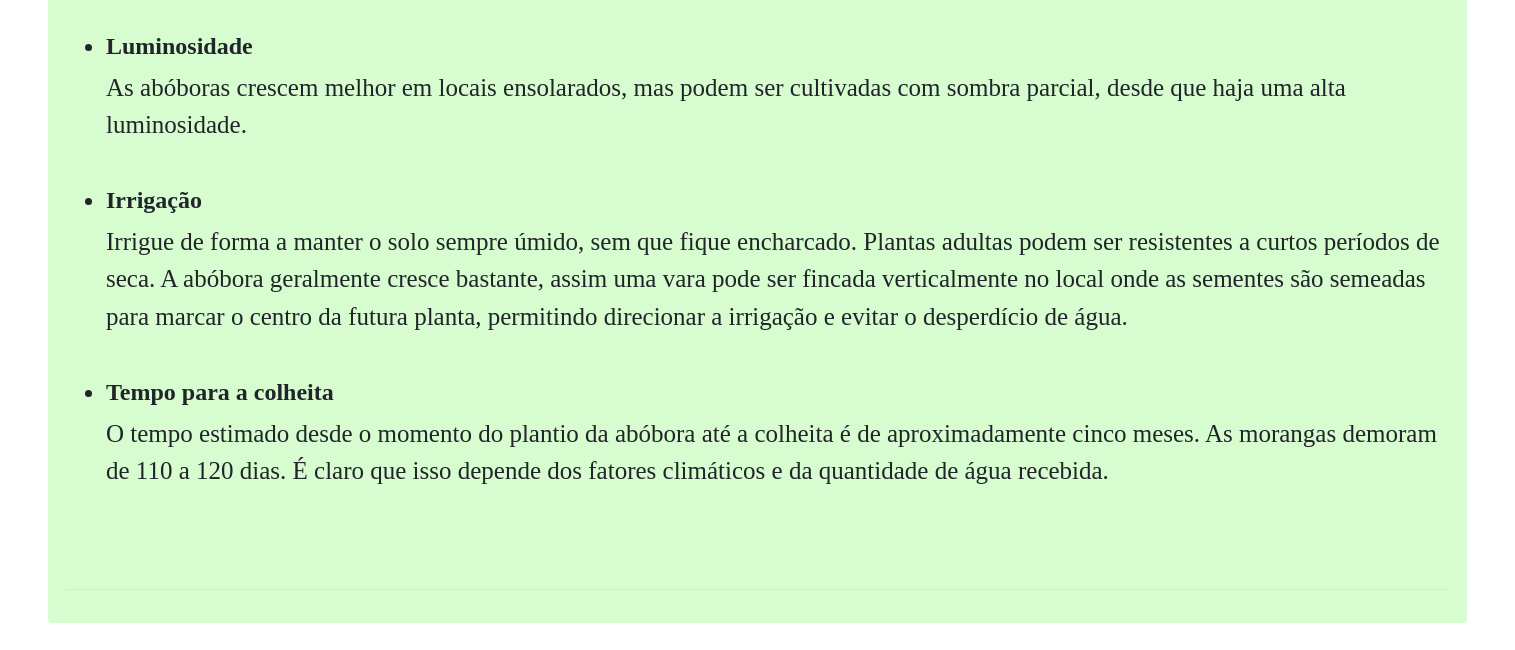
/php/cultivo.php (lower part), run on an earlier commit of the app's database.
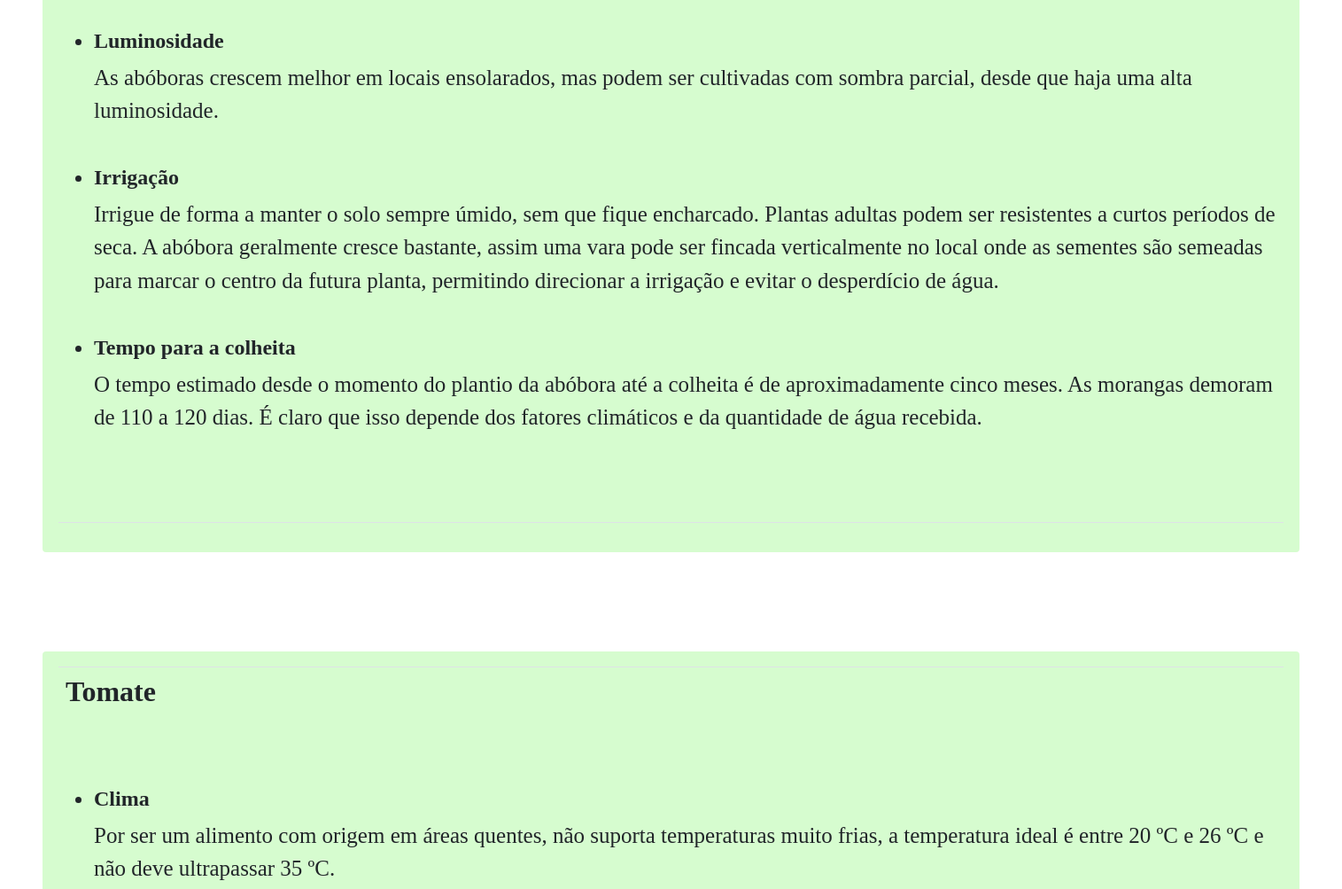
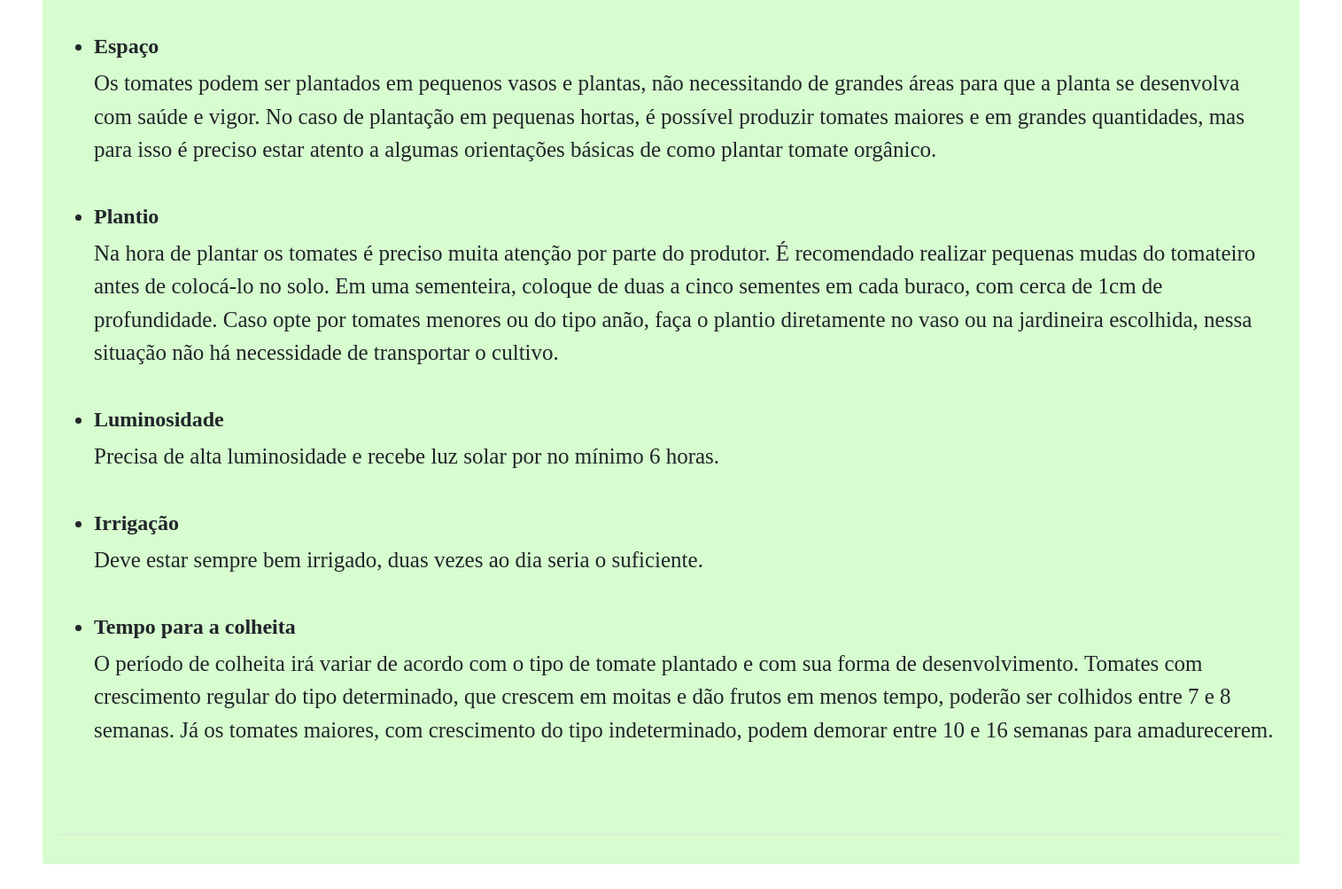
And on a later commit of the database (2 pictures, top to bottom).
### tables this page shows
CREATE TABLE IF NOT EXISTS `cultivo` (
  `cod_cultivo` int(11) NOT NULL AUTO_INCREMENT,
  `nome` varchar(100) NOT NULL,
  `clima` varchar(4000) DEFAULT NULL,
  `espaco` varchar(4000) DEFAULT NULL,
  `plantio` varchar(4000) DEFAULT NULL,
  `luminosidade` varchar(4000) DEFAULT NULL,
  `irrigacao` varchar(4000) DEFAULT NULL,
  `temp_colheita` varchar(4000) DEFAULT NULL,
  PRIMARY KEY (`cod_cultivo`)
);

### php/cultivo.php (the view, shortened to what this page needs)
<!DOCTYPE html>
<html lang="pt-br">
<head>
    <link rel="stylesheet" type="text/css" media="screen" href="../css/bootstrap.min.css" />
    <link rel="stylesheet" href="../css/estilo.css">
</head>
<body>
    <?php
        include("../inc/conexao.php");
        $sql="SELECT * FROM cultivo";
        $query=mysqli_query($con, $sql);
        if(mysqli_num_rows($query)>0){
            while(($resultado=mysqli_fetch_assoc($query))!=NULL){
                echo
                '
                <div class="p-5 text-center">
                    <div class="alert font">
                        <table class="table table-bordered">
                            <tr>
                                <td class="plantas_desc text-black"><h2>
                                    <b>'.$resultado["nome"].'</h2><br><br></b>
                                    <ul>
                                        <li><h4><b>Clima</b></h4>'.$resultado["clima"].'</li><br>
                                        <li><h4><b>Espaço</b></h4>'.$resultado["espaco"].'</li><br>
                                        <li><h4><b>Plantio</b></h4>'.$resultado["plantio"].'</li><br>
                                        <li><h4><b>Luminosidade</b></h4>'.$resultado["luminosidade"].'</li><br>
                                        <li><h4><b>Irrigação</b></h4>'.$resultado["irrigacao"].'</li><br>
                                        <li><h4><b>Tempo para a colheita</b></h4>'.$resultado["temp_colheita"].'</li><br>
                                    </ul>
                                    <br>
                                </td>
                            </tr>
                        </table>
                    </div>
                </div>
                ';
            }
        }else{
            echo mysqli_error($con);
        }
    ?>
    <?php
        include "./login.php";
        include "./cadastro_cultivo.php";
    ?>
</body>
</html>

What changed in the data, as far as the page shows it:
added cultivo: nome "Tomate", clima "Por ser um alimento com origem em áreas quentes, não suporta temperaturas muito frias, a temperatura ideal é entre 20 ºC e 26 ºC e não deve ultrapassar 35 ºC.", espaco "Os tomates podem ser plantados em pequenos vasos e plantas, não necessitando de grandes áreas para que a planta se desenvolva com saúde e vigor. No caso de plantação em pequenas hortas, é possível produzir tomates maiores e em grandes quantidades, mas para isso é preciso estar atento a algumas orientações básicas de como plantar tomate orgânico.", plantio "Na hora de plantar os tomates é preciso muita atenção por parte do produtor. É recomendado realizar pequenas mudas do tomateiro antes de colocá-lo no solo. Em uma sementeira, coloque de duas a cinco sementes em cada buraco, com cerca de 1cm de profundidade. Caso opte por tomates menores ou do tipo anão, faça o plantio diretamente no vaso ou na jardineira escolhida, nessa situação não há necessidade de transportar o cultivo.", luminosidade "Precisa de alta luminosidade e recebe luz solar por no mínimo 6 horas.", irrigacao "Deve estar sempre bem irrigado, duas vezes ao dia seria o suficiente.", temp_colheita "O período de colheita irá variar de acordo com o tipo de tomate plantado e com sua forma de desenvolvimento. Tomates com crescimento regular do tipo determinado, que crescem em moitas e dão frutos em menos tempo, poderão ser colhidos entre 7 e 8 semanas. Já os tomates maiores, com crescimento do tipo indeterminado, podem demorar entre 10 e 16 semanas para amadurecerem."
